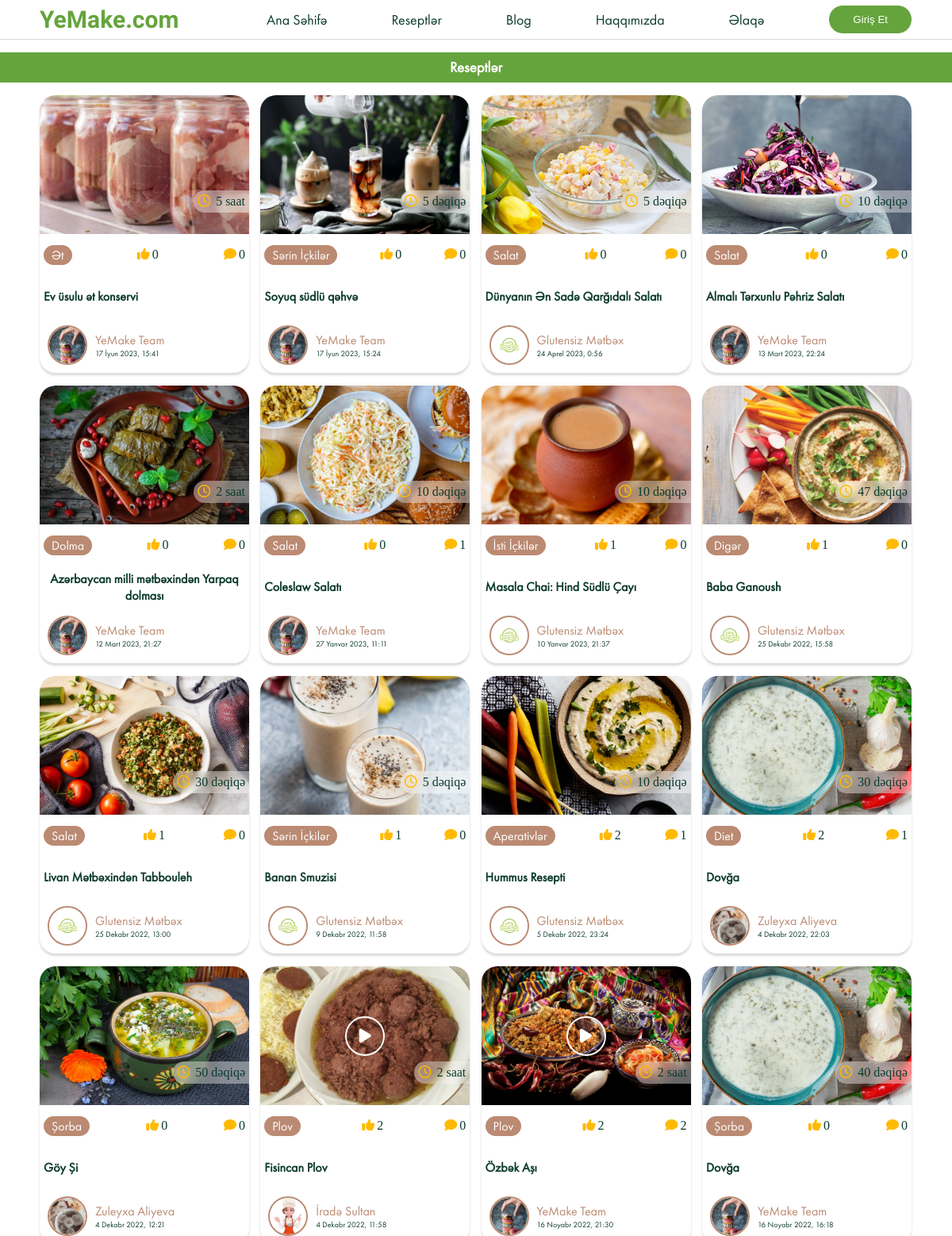
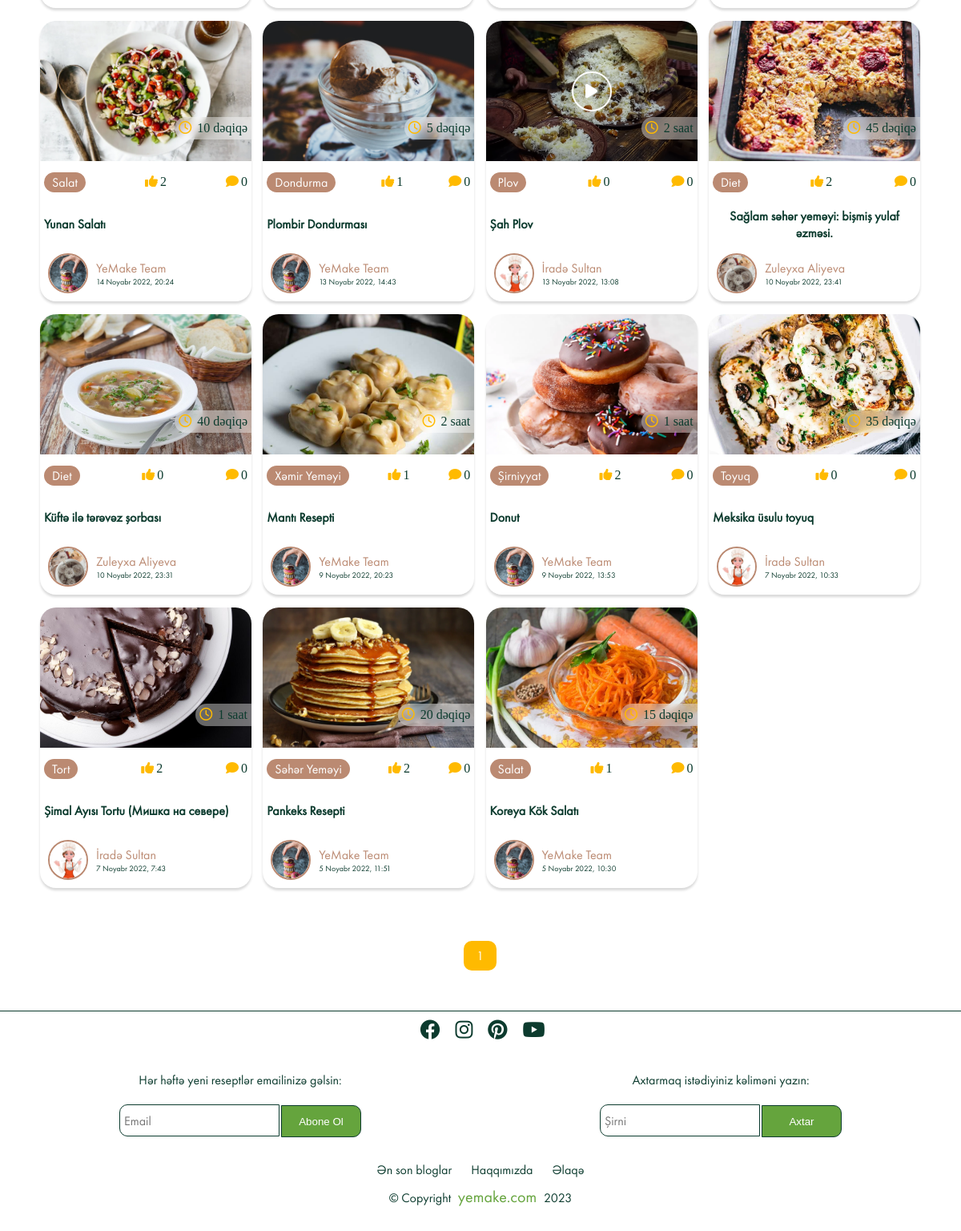
The app's page /recipes/ with its own data (2 pictures, top to bottom).
### recipes/models.py (models this page shows, shortened)
class Blog(models.Model):
    sn = 'saniyə'
    deq = 'dəqiqə'
    s = 'saat'
    g = 'gün'
    TIME_CHOICES = [
        (sn, "saniyə"),
        (deq, 'dəqiqə'),
        (s, 'saat'),
        (g, 'gün'),
    ]
    title = models.CharField(verbose_name="Başlıq",max_length=1500)
    description = QuillField(verbose_name="Açıqlama")
    image=models.ImageField(verbose_name="Şəkil",null=True, blank=True, default='Recipes/default.jpg', upload_to='Recipes')
    isActive=models.BooleanField(verbose_name="Aktivlik",default=False)
    category= models.ForeignKey(Category,verbose_name="Kateqoriya", on_delete=models.CASCADE)
    slug=models.SlugField(editable=False, verbose_name="Slug", null=True, unique=True)
    cook_time=models.IntegerField(verbose_name="Bişirilmə Vaxtı",null=True)
    time=models.CharField(verbose_name="Zaman Ölçüsü",max_length=10, choices=TIME_CHOICES, default=deq, null=True)
    created=models.DateTimeField("Yaradılma Vaxtı",auto_now_add=True, null=True)
    youtube_link=EmbedVideoField("Youtube Linki",null=True, blank=True)
    owner=models.ForeignKey(Profile,verbose_name="Postu Paylaşan", null=True, on_delete=models.SET_NULL)
    class Meta:
        ordering= ["-created"]
        verbose_name="Resept"
        verbose_name_plural="Reseptlər"

class Category(models.Model):
    title=models.CharField(max_length=250)
    image=models.ImageField(null=True,upload_to='Category')
    slug=models.SlugField(editable=False, verbose_name="Slug", null=True, unique=True)
    class Meta:
        verbose_name="Kateqoriya"
        verbose_name_plural="Kateqoriyalar"

class Review(models.Model):
    owner=models.ForeignKey(Profile, on_delete=models.CASCADE, null=True)
    recipe = models.ForeignKey(Blog ,on_delete=models.CASCADE)
    body=models.TextField(null=True,blank=False)
    created=models.DateTimeField(auto_now_add=True)
    class Meta:
        ordering=["-created"]
        verbose_name="Şərh"
        verbose_name_plural="Şərhlər"

class Vote(models.Model):
    owner=models.ForeignKey(Profile, on_delete=models.CASCADE, null=True)
    recipe = models.ForeignKey(Blog, on_delete=models.CASCADE)
    class Meta:
        unique_together=[["owner", "recipe"]]
        verbose_name="Bəyənmə"
        verbose_name_plural="Bəyənmələr"

### users/models.py (models this page shows, shortened)
class Profile(models.Model):
    user=models.OneToOneField(User, on_delete=models.CASCADE, null=True )
    username=models.CharField(max_length=100, null=True, blank=True)
    name=models.CharField(max_length=200, null=True, blank=True)
    email=models.EmailField(max_length=200,null=True,blank=True, unique=True)
    short_info=models.CharField(max_length=200, null=True, blank=True)
    profile_image=models.ImageField(upload_to='Users', null=True, blank=True,default='Users/user-default.jpg')
    cover_image=models.ImageField(upload_to='Users', blank=True, null=True, default='Users/cover.webp')
    slug=models.SlugField( verbose_name="Slug", null=True, unique=True)

### recipes/views.py (the view)
# urls.py: path('recipes/', views.Recipes, name="recipes"),
def Recipes(request):
    blogs, search_query=searchRecipe(request)
    if blogs:
        blogs, custom_range=Paginations(request, blogs)
    else:
        blogs=""
        custom_range=""
    context = {
        "blog": blogs,
        "search_query":search_query,
        "custom_range":custom_range
    }
    return render(request, "recipes/recipes.html", context)

### main/context_processors.py (called while the page is built)
def notification_count(request):
    if request.user.is_authenticated:
        profile=Profile.objects.get(username=request.user.username)
        notification=Notification.objects.filter(user=profile, is_seen=False)
        active_recipe=ActiveRecipe.objects.filter(user=profile, is_seen=False)
        active_blog=ActiveBlog.objects.filter(user=profile, is_seen=False)
        count=notification.count() + active_recipe.count() + active_blog.count()
        return {
          "push":notification,
          "active_recipe":active_recipe,
          "active_blog":active_blog,
          "not_count":count
        }
    else:
        return {
            "push": {},
            "active_recipe":{}
        }

### recipes/utils.py (called while the page is built)
def searchRecipe(request):
    search_query=""
    if request.GET.get("search_query"):
        search_query=request.GET.get("search_query")
    categories=Category.objects.filter(title__icontains=search_query)
    blogs = Blog.objects.distinct().filter(Q(title__icontains=search_query) | Q(description__icontains=search_query) | Q(category__in=categories))
    return blogs, search_query

def Paginations(request, blogs):
    page=request.GET.get("page")
    results=30
    paginator=Paginator(blogs, results)
    try:
        blogs=paginator.page(page)
    except PageNotAnInteger:
        page=1
        blogs=paginator.page(page)
    except EmptyPage:
        page=paginator.num_pages
        blogs=paginator.page(page)
    leftIndex=(int(page)-2)
    if leftIndex<1:
        leftIndex=1
    rightIndex=(int(page)+3)
    if rightIndex>paginator.num_pages:
        rightIndex=paginator.num_pages+1
    custom_range=range(leftIndex, rightIndex)
    return blogs, custom_range

### templates/recipes/recipes.html (shortened to what this page needs)
{% extends 'base.html' %}
{% load static %}
{% block css %}
<link rel="stylesheet" href='{% static '/css/index.css' %}?{% now "U" %}'>
{% endblock  %}
{% block content %}
<h3 class='title'>Reseptlər</h3>
<div class="cards padding-x">
    {% if blog %}
    {% for blog in blog  %}
    {% if blog.isActive %}
    <div class="card">
        {% include 'partials/__recipecard.html' %}
    </div>
    {% endif %}
    {% endfor %}
    {% else %}
    <div class="notfound">
        <p><i class="fa-solid fa-magnifying-glass"></i></p>
        <h1>Nəticə Tapılmadı!</h1>
        <a href="{% url 'index' %}" class="back">Ana Səhifəyə Qayıt</a>
    </div>
    {% endif %}
</div>
{% include "partials/__paginations.html" %}
{% endblock  %}

### templates/partials/__recipecard.html (shortened to what this page needs)
<div class="post-card">
    <div class="img">
        {% if blog.youtube_link %}
        <div class="play"><i class="fa-solid fa-play"></i></div>
        {% endif %}
        <img src="{{blog.image.url}}" alt="">
    </div>
    <div class="category">
        <a href="{% url 'recipe-category' blog.category.slug %}">
            <div class="post-category">
                <p>{{blog.category.title}}</p>
            </div>
        </a>
        <div class="time-cook"><i class="fa-regular fa-clock"></i> {{blog.cook_time}} {{blog.time}}</div>
        <div class="stars"><i class="fa-solid fa-thumbs-up"></i>{{blog.vote_set.all | length }}</div>
        <div class="comment"><i class="fa-solid fa-comment"></i>{{blog.review_set.all | length}}</div>
    </div>
    <div class="title"><a href="{% url 'blogdetails' blog.slug %}">
            <h4>{{blog.title | truncatechars:50}}</h4>
        </a>
    </div>
    <a href="{% if blog.owner.id == user.profile.id %} {% url 'profile' user.profile.slug %} {% else %} {% url 'Account' blog.owner.slug %} {% endif %}"
        class="profile">
        <div class="profile">
            <div class="profile-photo">
                {% if blog.owner.profile_image %}
                <img src="{{blog.owner.profile_image.url}}" alt="">
                {% endif %}
            </div>
            <div class="name-date">
                <p class="name">{{blog.owner.name}}</p>
                <p class="date">{{blog.created}}</p>
            </div>
        </div>
    </a>
</div>

### static/css/style.css (style rules this page uses)
:root { --dark-green: #0c3b2e; --light-green: #65A43D; --brokolli-green: #008c3f; --coffee: #bb8a72; --yellow: #ffba00; --dark-grey: #64748B; --light-grey: #cbd5e1; --font-heading: "FuturaPT", sans-serif; --font-paragraph: "FuturaPT", sans-serif; --font-logo: 'Fredericka the Great', cursive; --box-shadow: rgba(0, 0, 0, 0.15) 0px 3px 3px 0px; --naw-shadow: rgba(27, 31, 35, 0.04) 0px 1px 0px, rgba(255, 255, 255, 0.25) 0px 1px 0px inset; }
* { margin: 0; padding: 0; text-decoration: none; list-style: none; box-sizing: border-box; color: var(--dark-green); }
body { overflow-x: hidden; }
html { scroll-behavior: smooth; }
h1, h2, h3, h4, h5, h6 { font-family: var(--font-heading); }
p, span, li, a { font-family: var(--font-paragraph); }
img { width: 100%; height: 100%; object-fit: cover; }
.padding-x { padding-left: 50px; padding-right: 50px; }
h3.title { background-color: var(--light-green); backdrop-filter: blur(5px); -webkit-backdrop-filter: blur(5px); text-align: center; padding: 7px; word-wrap: break-word; color: #fff; margin: 1rem 0; }

### static/css/index.css (style rules this page uses)
.cards { display: flex; column-gap: 1.3%; flex-wrap: wrap; }
.cards .card { width: 24%; }
.post-card { width: 100%; height: 350px; display: flex; flex-direction: column; justify-content: space-between; box-shadow: var(--box-shadow); border-radius: 20px; overflow: hidden; margin-bottom: 1rem; position: relative; }
.time-cook { position: absolute; background-color: rgba(255, 255, 255, 0.404); backdrop-filter: blur(5px); top: 120px; right: 0; padding: 5px; border-radius: 20px 0 0 20px; transition: 0.3s ease; }
.post-card .img { height: 50%; position: relative; overflow: hidden; }
.post-card .img img { width: 100%; height: 100%; object-fit: cover; transition: 0.3s ease; }
.post-card .category { height: 15%; display: flex; justify-content: space-between; padding: 0 5px; align-items: center; }
.post-card .category .post-category p { background-color: transparent; background-color: var(--coffee); border-radius: 100vmax; padding: 2px 10px; color: #fff; }
.post-card .category i { color: var(--yellow); margin-right: 3px; }
.post-card .title { height: 15%; display: flex; align-items: center; padding: 0 5px; cursor: pointer; }
.post-card .title h4 { text-align: center; }
.post-card .profile { height: 20%; display: flex; align-items: center; padding: 0 5px; cursor: pointer; }
.post-card .profile .profile-photo { width: 50px; height: 50px; border-radius: 50%; overflow: hidden; margin-right: 10px; border: 2px solid var(--coffee); }
.post-card .profile .profile-photo img { border-radius: 50%; width: 100%; height: 100%; object-fit: cover; }
.post-card .profile .name { color: var(--coffee); }
.post-card .profile .date { font-size: 10px; }
.play { width: 50px; height: 50px; border-radius: 50%; border: 2px solid #fff; position: absolute; top: 50%; left: 50%; transform: translate(-50%, -50%); z-index: 100; display: flex; justify-content: center; align-items: center; font-size: 20px; animation: pulse-white 2s infinite; }
.play i { color: #fff }

### records on screen
Blog: image (picture), category "Ət", cook_time "5", time "saat", vote_set.all|length "0", review_set.all|length "0", title "Ev üsulu ət konservi", owner.profile_image (picture), owner.name "YeMake Team", created "17 İyun 2023, 15:41"
Blog: image (placeholder picture), category "Sərin İçkilər", cook_time "5", time "dəqiqə", vote_set.all|length "0", review_set.all|length "0", title "Soyuq südlü qəhvə", owner.profile_image (picture), owner.name "YeMake Team", created "17 İyun 2023, 15:24"
Blog: image (picture), category "Salat", cook_time "5", time "dəqiqə", vote_set.all|length "0", review_set.all|length "0", title "Dünyanın Ən Sadə Qarğıdalı Salatı", owner.profile_image (picture), owner.name "Glutensiz Mətbəx", created "24 Aprel 2023, 0:56"
Blog: image (picture), category "Salat", cook_time "10", time "dəqiqə", vote_set.all|length "0", review_set.all|length "0", title "Almalı Tərxunlu Pəhriz Salatı", owner.profile_image (picture), owner.name "YeMake Team", created "13 Mart 2023, 22:24"
Blog: image (picture), category "Dolma", cook_time "2", time "saat", vote_set.all|length "0", review_set.all|length "0", title "Azərbaycan milli mətbəxindən Yarpaq dolması", owner.profile_image (picture), owner.name "YeMake Team", created "12 Mart 2023, 21:27"
Blog: image (picture), category "Salat", cook_time "10", time "dəqiqə", vote_set.all|length "0", review_set.all|length "1", title "Coleslaw Salatı", owner.profile_image (picture), owner.name "YeMake Team", created "27 Yanvar 2023, 11:11"
Blog: image (picture), category "İsti İçkilər", cook_time "10", time "dəqiqə", vote_set.all|length "1", review_set.all|length "0", title "Masala Chai: Hind Südlü Çayı", owner.profile_image (picture), owner.name "Glutensiz Mətbəx", created "10 Yanvar 2023, 21:37"
Blog: image (picture), category "Digər", cook_time "47", time "dəqiqə", vote_set.all|length "1", review_set.all|length "0", title "Baba Ganoush", owner.profile_image (picture), owner.name "Glutensiz Mətbəx", created "25 Dekabr 2022, 15:58"
Blog: image (picture), category "Salat", cook_time "30", time "dəqiqə", vote_set.all|length "1", review_set.all|length "0", title "Livan Mətbəxindən Tabbouleh", owner.profile_image (picture), owner.name "Glutensiz Mətbəx", created "25 Dekabr 2022, 13:00"
Blog: image (picture), category "Sərin İçkilər", cook_time "5", time "dəqiqə", vote_set.all|length "1", review_set.all|length "0", title "Banan Smuzisi", owner.profile_image (picture), owner.name "Glutensiz Mətbəx", created "9 Dekabr 2022, 11:58"
Blog: image (picture), category "Aperativlər", cook_time "10", time "dəqiqə", vote_set.all|length "2", review_set.all|length "1", title "Hummus Resepti", owner.profile_image (picture), owner.name "Glutensiz Mətbəx", created "5 Dekabr 2022, 23:24"
Blog: image (picture), category "Diet", cook_time "30", time "dəqiqə", vote_set.all|length "2", review_set.all|length "1", title "Dovğa", owner.profile_image (picture), owner.name "Zuleyxa Aliyeva", created "4 Dekabr 2022, 22:03"
Blog: image (picture), category "Şorba", cook_time "50", time "dəqiqə", vote_set.all|length "0", review_set.all|length "0", title "Göy Şi", owner.profile_image (picture), owner.name "Zuleyxa Aliyeva", created "4 Dekabr 2022, 12:21"
Blog: image (placeholder picture), category "Plov", cook_time "2", time "saat", vote_set.all|length "2", review_set.all|length "0", title "Fisincan Plov", owner.profile_image (picture), owner.name "İradə Sultan", created "4 Dekabr 2022, 11:58"
Blog: image (picture), category "Plov", cook_time "2", time "saat", vote_set.all|length "2", review_set.all|length "2", title "Özbək Aşı", owner.profile_image (picture), owner.name "YeMake Team", created "16 Noyabr 2022, 21:30"
Blog: image (picture), category "Şorba", cook_time "40", time "dəqiqə", vote_set.all|length "0", review_set.all|length "0", title "Dovğa", owner.profile_image (picture), owner.name "YeMake Team", created "16 Noyabr 2022, 16:18"
Blog: image (picture), category "Salat", cook_time "10", time "dəqiqə", vote_set.all|length "2", review_set.all|length "0", title "Yunan Salatı", owner.profile_image (picture), owner.name "YeMake Team", created "14 Noyabr 2022, 20:24"
Blog: image (picture), category "Dondurma", cook_time "5", time "dəqiqə", vote_set.all|length "1", review_set.all|length "0", title "Plombir Dondurması", owner.profile_image (picture), owner.name "YeMake Team", created "13 Noyabr 2022, 14:43"
Blog: image (picture), category "Plov", cook_time "2", time "saat", vote_set.all|length "0", review_set.all|length "0", title "Şah Plov", owner.profile_image (picture), owner.name "İradə Sultan", created "13 Noyabr 2022, 13:08"
Blog: image (picture), category "Diet", cook_time "45", time "dəqiqə", vote_set.all|length "2", review_set.all|length "0", title "Sağlam səhər yeməyi: bişmiş yulaf əzməsi.", owner.profile_image (picture), owner.name "Zuleyxa Aliyeva", created "10 Noyabr 2022, 23:41"
Blog: image (picture), category "Diet", cook_time "40", time "dəqiqə", vote_set.all|length "0", review_set.all|length "0", title "Küftə ilə tərəvəz şorbası", owner.profile_image (picture), owner.name "Zuleyxa Aliyeva", created "10 Noyabr 2022, 23:31"
Blog: image (picture), category "Xəmir Yeməyi", cook_time "2", time "saat", vote_set.all|length "1", review_set.all|length "0", title "Mantı Resepti", owner.profile_image (picture), owner.name "YeMake Team", created "9 Noyabr 2022, 20:23"
Blog: image (picture), category "Şirniyyat", cook_time "1", time "saat", vote_set.all|length "2", review_set.all|length "0", title "Donut", owner.profile_image (picture), owner.name "YeMake Team", created "9 Noyabr 2022, 13:53"
Blog: image (picture), category "Toyuq", cook_time "35", time "dəqiqə", vote_set.all|length "0", review_set.all|length "0", title "Meksika üsulu toyuq", owner.profile_image (picture), owner.name "İradə Sultan", created "7 Noyabr 2022, 10:33"
Blog: image (picture), category "Tort", cook_time "1", time "saat", vote_set.all|length "2", review_set.all|length "0", title "Şimal Ayısı Tortu (Мишка на севере)", owner.profile_image (picture), owner.name "İradə Sultan", created "7 Noyabr 2022, 7:43"
Blog: image (picture), category "Səhər Yeməyi", cook_time "20", time "dəqiqə", vote_set.all|length "2", review_set.all|length "0", title "Pankeks Resepti", owner.profile_image (picture), owner.name "YeMake Team", created "5 Noyabr 2022, 11:51"
Blog: image (picture), category "Salat", cook_time "15", time "dəqiqə", vote_set.all|length "1", review_set.all|length "0", title "Koreya Kök Salatı", owner.profile_image (picture), owner.name "YeMake Team", created "5 Noyabr 2022, 10:30"

### other values on screen
{{ page }} "1"
{{ current_year }} "2023"
